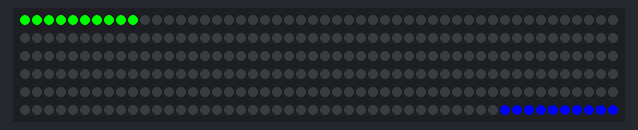
The sketch below on a simulated Arduino Uno, built with avr-gcc and run on an emulated ATmega328P. Shown: 300 RGB LEDs in strip order, left to right, continuing on the next row. Colours are those a GRB WS2812 strip shows for the declared byte order.

Above: at 3.17 s.
At 4.1 s:
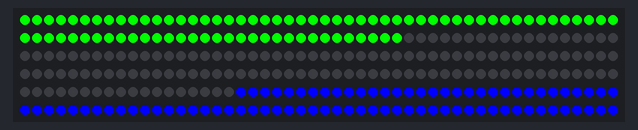
At 5.0 s:
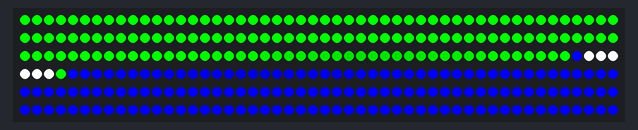
At 39.65 s:
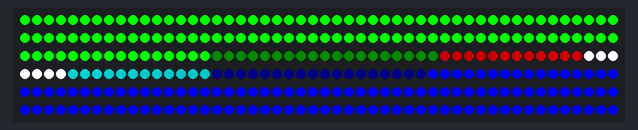

The sketch:

Crash.ino
```cpp
#include <FastLED.h>

#define LED_PIN     5
#define NUM_LEDS    300
#define CHIPSET     WS2813
#define COLOR_ORDER RGB
CRGB leds[NUM_LEDS];
#define BRIGHTNESS  254

void pulseEffect() {
  int pulse1Pos = 0;
  int pulse2Pos = NUM_LEDS - 1;
  int pulseSpeed = 3;
  CRGB pulse1Color = CRGB::Red;
  CRGB pulse2Color = CRGB::Blue;
  int pulseLength = 10;
  int fadeLength = 30;

  while (true) {

    for (int i = pulse1Pos + pulseLength; i < min(pulse1Pos + pulseLength + fadeLength, NUM_LEDS); i++) {
      leds[i].fadeLightBy(20);
    }
    for (int i = pulse2Pos - pulseLength - fadeLength; i < pulse2Pos - pulseLength; i++) {
      if (i >= 0) leds[i].fadeLightBy(20);
    }

    for (int i = 0; i < pulseLength; i++) {
      leds[pulse1Pos + i] = pulse1Color;
      leds[pulse2Pos - i] = pulse2Color;
    }

    pulse1Pos += pulseSpeed;
    pulse2Pos -= pulseSpeed;
    if (pulse1Pos + pulseLength >= pulse2Pos) {
      for (int i = pulse1Pos; i <= pulse2Pos; i++) {
        leds[i] = CRGB::White;
      }
      FastLED.show();
      delay(50);

      pulse1Color = CRGB::Green;
      pulse2Color = CRGB::Purple;
      pulse1Pos = NUM_LEDS / 2 - pulseLength - 5;
      pulse2Pos = NUM_LEDS / 2 + pulseLength + 5;
    }

    FastLED.show();
    delay(25);
  }
}

void setup() {
  delay( 3000 );
  FastLED.addLeds<CHIPSET, LED_PIN, COLOR_ORDER>(leds, NUM_LEDS).setCorrection( TypicalSMD5050 );
  FastLED.setBrightness( BRIGHTNESS );
  pulseEffect();
}

void loop() {

}
```
